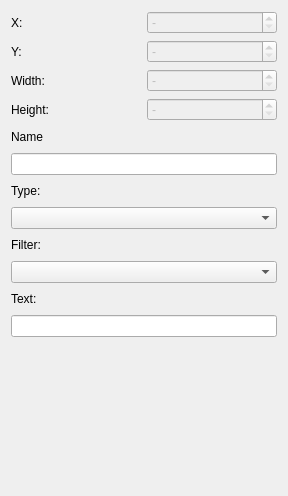
<ui version="4.0" >
 <class>Form</class>
 <widget class="QWidget" name="Form" >
  <property name="geometry" >
   <rect>
    <x>0</x>
    <y>0</y>
    <width>288</width>
    <height>496</height>
   </rect>
  </property>
  <property name="windowTitle" >
   <string>Form</string>
  </property>
  <layout class="QVBoxLayout" >
   <item>
    <layout class="QGridLayout" >
     <item row="0" column="0" >
      <widget class="QLabel" name="label" >
       <property name="text" >
        <string>X:</string>
       </property>
      </widget>
     </item>
     <item row="0" column="1" >
      <widget class="QDoubleSpinBox" name="uiX" >
       <property name="enabled" >
        <bool>false</bool>
       </property>
       <property name="specialValueText" >
        <string>-</string>
       </property>
       <property name="minimum" >
        <double>-1.000000000000000</double>
       </property>
       <property name="maximum" >
        <double>9999.000000000000000</double>
       </property>
       <property name="value" >
        <double>-1.000000000000000</double>
       </property>
      </widget>
     </item>
     <item row="1" column="0" >
      <widget class="QLabel" name="label_2" >
       <property name="text" >
        <string>Y:</string>
       </property>
      </widget>
     </item>
     <item row="1" column="1" >
      <widget class="QDoubleSpinBox" name="uiY" >
       <property name="enabled" >
        <bool>false</bool>
       </property>
       <property name="specialValueText" >
        <string>-</string>
       </property>
       <property name="minimum" >
        <double>-1.000000000000000</double>
       </property>
       <property name="maximum" >
        <double>99999.000000000000000</double>
       </property>
       <property name="value" >
        <double>-1.000000000000000</double>
       </property>
      </widget>
     </item>
     <item row="2" column="0" >
      <widget class="QLabel" name="label_3" >
       <property name="text" >
        <string>Width:</string>
       </property>
      </widget>
     </item>
     <item row="2" column="1" >
      <widget class="QDoubleSpinBox" name="uiWidth" >
       <property name="enabled" >
        <bool>false</bool>
       </property>
       <property name="specialValueText" >
        <string>-</string>
       </property>
       <property name="minimum" >
        <double>-1.000000000000000</double>
       </property>
       <property name="maximum" >
        <double>99999.000000000000000</double>
       </property>
       <property name="value" >
        <double>-1.000000000000000</double>
       </property>
      </widget>
     </item>
     <item row="3" column="0" >
      <widget class="QLabel" name="label_4" >
       <property name="text" >
        <string>Height:</string>
       </property>
      </widget>
     </item>
     <item row="3" column="1" >
      <widget class="QDoubleSpinBox" name="uiHeight" >
       <property name="enabled" >
        <bool>false</bool>
       </property>
       <property name="specialValueText" >
        <string>-</string>
       </property>
       <property name="minimum" >
        <double>-1.000000000000000</double>
       </property>
       <property name="maximum" >
        <double>99999.000000000000000</double>
       </property>
       <property name="value" >
        <double>-1.000000000000000</double>
       </property>
      </widget>
     </item>
    </layout>
   </item>
   <item>
    <layout class="QVBoxLayout" >
     <item>
      <layout class="QHBoxLayout" >
       <item>
        <widget class="QLabel" name="label_7" >
         <property name="text" >
          <string>Name</string>
         </property>
        </widget>
       </item>
       <item>
        <spacer>
         <property name="orientation" >
          <enum>Qt::Horizontal</enum>
         </property>
         <property name="sizeHint" >
          <size>
           <width>40</width>
           <height>20</height>
          </size>
         </property>
        </spacer>
       </item>
      </layout>
     </item>
     <item>
      <widget class="QLineEdit" name="uiName" />
     </item>
    </layout>
   </item>
   <item>
    <layout class="QVBoxLayout" >
     <item>
      <layout class="QHBoxLayout" >
       <item>
        <widget class="QLabel" name="label_5" >
         <property name="text" >
          <string>Type:</string>
         </property>
        </widget>
       </item>
       <item>
        <spacer>
         <property name="orientation" >
          <enum>Qt::Horizontal</enum>
         </property>
         <property name="sizeHint" >
          <size>
           <width>40</width>
           <height>20</height>
          </size>
         </property>
        </spacer>
       </item>
      </layout>
     </item>
     <item>
      <widget class="QComboBox" name="uiType" />
     </item>
    </layout>
   </item>
   <item>
    <layout class="QVBoxLayout" >
     <item>
      <layout class="QHBoxLayout" >
       <item>
        <widget class="QLabel" name="label_6" >
         <property name="text" >
          <string>Filter:</string>
         </property>
        </widget>
       </item>
       <item>
        <spacer>
         <property name="orientation" >
          <enum>Qt::Horizontal</enum>
         </property>
         <property name="sizeHint" >
          <size>
           <width>40</width>
           <height>20</height>
          </size>
         </property>
        </spacer>
       </item>
      </layout>
     </item>
     <item>
      <widget class="QComboBox" name="uiFilter" />
     </item>
    </layout>
   </item>
   <item>
    <layout class="QVBoxLayout" >
     <item>
      <layout class="QHBoxLayout" >
       <item>
        <widget class="QLabel" name="label_8" >
         <property name="text" >
          <string>Text:</string>
         </property>
        </widget>
       </item>
       <item>
        <spacer>
         <property name="orientation" >
          <enum>Qt::Horizontal</enum>
         </property>
         <property name="sizeHint" >
          <size>
           <width>40</width>
           <height>20</height>
          </size>
         </property>
        </spacer>
       </item>
      </layout>
     </item>
     <item>
      <widget class="QLineEdit" name="uiText" />
     </item>
    </layout>
   </item>
   <item>
    <spacer>
     <property name="orientation" >
      <enum>Qt::Vertical</enum>
     </property>
     <property name="sizeHint" >
      <size>
       <width>20</width>
       <height>91</height>
      </size>
     </property>
    </spacer>
   </item>
  </layout>
 </widget>
 <resources/>
 <connections/>
</ui>
